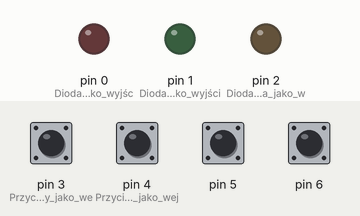
A sketch run on a simulated Arduino Uno, built with avr-gcc and run on an emulated ATmega328P. On the bench: output pins drawn as LEDs (lit = HIGH). The test bench sets the inputs (shaded band); at power-on: pin 3 (Przycisk_czerwony_jako_we), pin 4 (Przycisk_zielony_jako_wej), pin 5, pin 6 HIGH.

Above: at 1.2 s.
1.3 s: pin 3 (Przycisk_czerwony_jako_we) pulled LOW for 0.15 s
At 1.37 s:
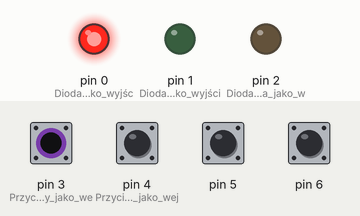
2.9 s: pin 4 (Przycisk_zielony_jako_wej) pulled LOW for 0.15 s
At 3.2 s:
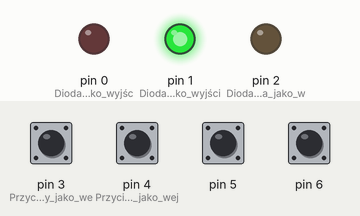
4.9 s: pin 5 pulled LOW for 0.15 s
At 5.9 s:
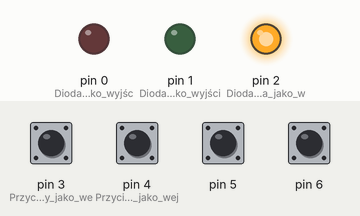
6.5 s: pin 3 (Przycisk_czerwony_jako_we) pulled LOW for 1 s
At 7.1 s:
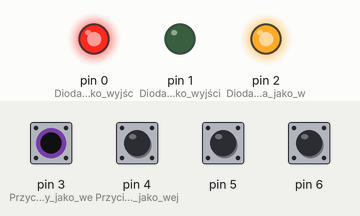
9.0 s: pin 4 (Przycisk_zielony_jako_wej) pulled LOW for 1 s
At 9.4 s:
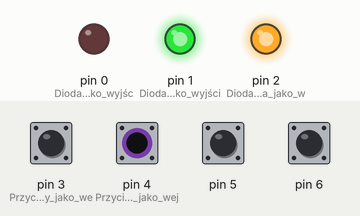
11.5 s: pin 6 pulled LOW for 0.15 s
At 12.1 s:
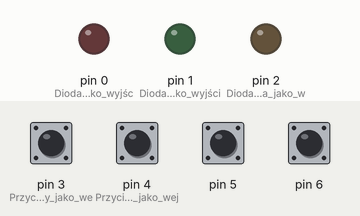
Timing chart, 0 to 14.1 s (numbered marks = the images above; inputs shaded):
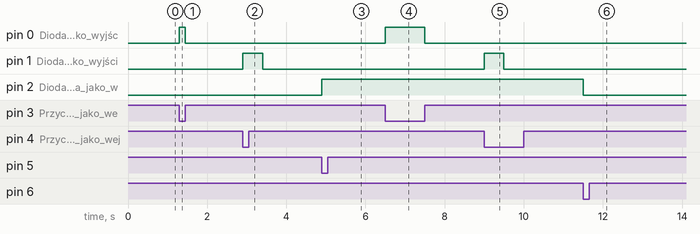

The sketch:

sns_diody.ino
```cpp
void setup() {
  //diody
  pinMode(0, OUTPUT); //Dioda czerwona jako wyjście
  pinMode(1, OUTPUT); //Dioda zielona jako wyjście
  pinMode(2, OUTPUT); //Dioda pomaranczowa jako wyjście
  //przyciski
  pinMode(3, INPUT_PULLUP); //Przycisk czerwony jako wejście
  pinMode(4, INPUT_PULLUP); //Przycisk zielony jako wejście
  pinMode(5, INPUT_PULLUP); //Przycisk pomaranczowy_1 jako wejście
  pinMode(6, INPUT_PULLUP); //Przycisk pomaranczowy_2 jako wejście
  //ustawienie wyjsc diod na niskie
  digitalWrite(0, LOW); //Wyłączenie diody
  digitalWrite(1, LOW); //Wyłączenie diody
  digitalWrite(2, LOW); //Wyłączenie diody
}

void loop()
{
  //dioda czerwona
  if (digitalRead(3) == LOW) { //Jeśli przycisk wciśnięty
      digitalWrite(0, HIGH); //Włącz diodę
  }
  else { //Jeśli warunek nie został spełniony (przycisk nie jest wciśnięty)
    digitalWrite(0, LOW); //Wyłącz diodę
  }
  //dioda zielona
   while (digitalRead(4) == LOW) { //Jeśli przycisk jest wciśnięty
     digitalWrite(1, HIGH); //Czerwona włącz
      delay(500);
      digitalWrite(1, LOW); //Czerwona wyłącz
      delay(500);
   }
   //dioda pomaranczowa
  if (digitalRead(5) == LOW) { //Jeśli przycisk wciśnięty
      digitalWrite(2, HIGH); //Włącz diodę
  }
  if(digitalRead(6)==LOW && digitalRead(2)==HIGH){ //po co wysyłać sygnał, jeśli dioda
  digitalWrite(2, LOW); //Wyłącz diodę              //jest już wyłączona
  }

}
```

Measured:
- after the input at 1.3 s, pin 0 (Dioda_czerwona_jako_wyjśc): LOW → HIGH at once, → LOW 0.15 s later
- after the input at 2.9 s, pin 1 (Dioda_zielona_jako_wyjści): LOW → HIGH at once, → LOW 0.50 s later
- after the input at 4.9 s, pin 2 (Dioda_pomaranczowa_jako_w): LOW → HIGH at once
- after the input at 6.5 s, pin 0 (Dioda_czerwona_jako_wyjśc): LOW → HIGH at once, → LOW 1.0 s later
- after the input at 9.0 s, pin 1 (Dioda_zielona_jako_wyjści): LOW → HIGH at once, → LOW 0.50 s later
- after the input at 11.5 s, pin 2 (Dioda_pomaranczowa_jako_w): HIGH → LOW at once
